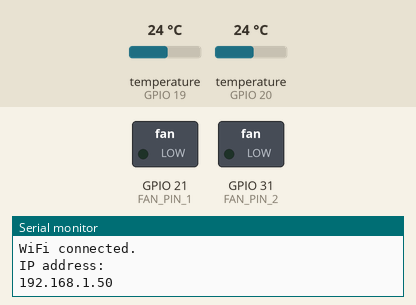
A sketch run on a simulated ESP32. On the bench: switched loads named in the sketch (green lamp = pin HIGH), the last lines printed to the serial monitor. Inputs (shaded band) come from the test bench; at power-on: temperature (sensors on GPIO 19, GPIO 20) 24 °C. WiFi joins after 1.5 s; servers stay silent unless stated.

Above: at 3.2 s.
3.3 s: temperature (sensor on GPIO 19) set to 25.4 °C
6.9 s: temperature (sensor on GPIO 19) set to 26.9 °C
At 9.7 s:
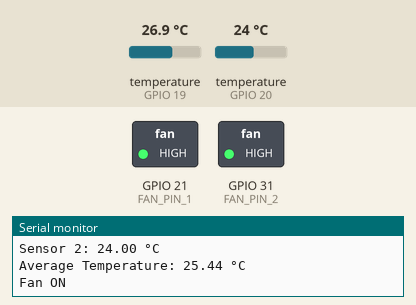
10.5 s: temperature (sensor on GPIO 19) set to 12 °C
At 11.5 s:
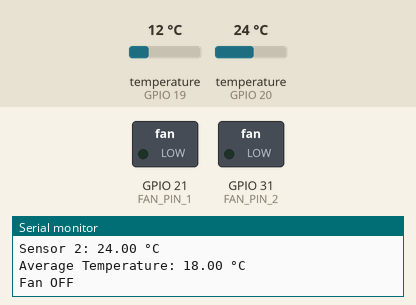
14.1 s: temperature (sensor on GPIO 19) set to 28 °C
At 17.5 s:
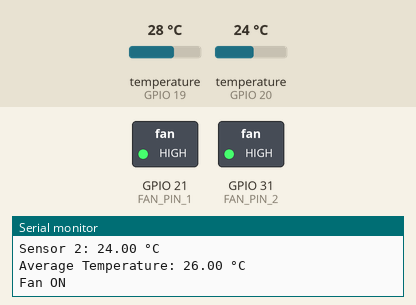
Timing chart, 0 to 18.7 s (numbered marks = the images above; inputs shaded):
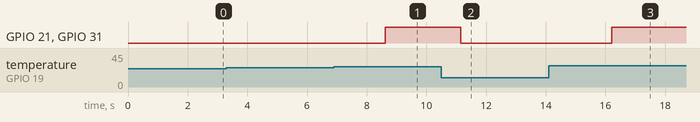

The sketch:

project16group.ino
```cpp
#include <WiFi.h>
#include <OneWire.h>
#include <DallasTemperature.h>

// WiFi网络名称（SSID）和密码
const char* ssid = "your_SSID";
const char* password = "your_PASSWORD";

// 定义温度传感器的数据引脚
#define SENSOR_PIN_1 19
#define SENSOR_PIN_2 20

// 定义风扇控制引脚
#define FAN_PIN_1 21
#define FAN_PIN_2 31

// 创建OneWire实例用于与DS18B20通信
OneWire oneWire1(SENSOR_PIN_1);
OneWire oneWire2(SENSOR_PIN_2);

// 传递我们的OneWire引用到Dallas Temperature.
DallasTemperature sensors1(&oneWire1);
DallasTemperature sensors2(&oneWire2);

void setup(void)
{
  // 初始化串口，用于调试
  Serial.begin(115200);
  Serial.println("Dallas Temperature IC Control Library Demo");

  // 启动WiFi连接
  Serial.print("Connecting to ");
  Serial.println(ssid);

  WiFi.begin(ssid, password);

  while (WiFi.status() != WL_CONNECTED) {
    delay(1000);
    Serial.print(".");
  }

  Serial.println("");
  Serial.println("WiFi connected.");
  Serial.println("IP address: ");
  Serial.println(WiFi.localIP());

  // 启动温度传感器库
  sensors1.begin();
  sensors2.begin();

  // 设置风扇控制引脚为输出
  pinMode(FAN_PIN_1, OUTPUT);
  pinMode(FAN_PIN_2, OUTPUT);
}

void loop(void)
{
  // 请求所有传感器的数据
  sensors1.requestTemperatures();
  sensors2.requestTemperatures();

  // 获取并打印传感器的温度值
  float tempC1 = sensors1.getTempCByIndex(0); // 第一个传感器
  float tempC2 = sensors2.getTempCByIndex(0); // 第二个传感器

  Serial.print("Sensor 1: ");
  Serial.print(tempC1);
  Serial.println(" °C");

  Serial.print("Sensor 2: ");
  Serial.print(tempC2);
  Serial.println(" °C");

  // 计算平均温度
  float avgTemp = (tempC1 + tempC2) / 2;

  // 打印平均温度
  Serial.print("Average Temperature: ");
  Serial.print(avgTemp);
  Serial.println(" °C");

  // 如果平均温度超过25度，启动风扇
  if (avgTemp > 25.0)
  {
    digitalWrite(FAN_PIN_1, HIGH);
    digitalWrite(FAN_PIN_2, HIGH);
    Serial.println("Fan ON");
  }
  else
  {
    digitalWrite(FAN_PIN_1, LOW);
    digitalWrite(FAN_PIN_2, LOW);
    Serial.println("Fan OFF");
  }

  // 等待1秒钟后重复
  delay(1000);
}
```

Measured:
- the behaviour switches between 26 and 26.1 °C on temperature (sensor on GPIO 19) (found by bisection; images 0 and 1)
- after the input at 6.9 s, GPIO 21 (FAN_PIN_1), GPIO 31 (FAN_PIN_2): LOW → HIGH after 1.7 s
- after the input at 10.5 s, GPIO 21 (FAN_PIN_1), GPIO 31 (FAN_PIN_2): HIGH → LOW after 0.65 s
- after the input at 14.1 s, GPIO 21 (FAN_PIN_1), GPIO 31 (FAN_PIN_2): LOW → HIGH after 2.1 s
